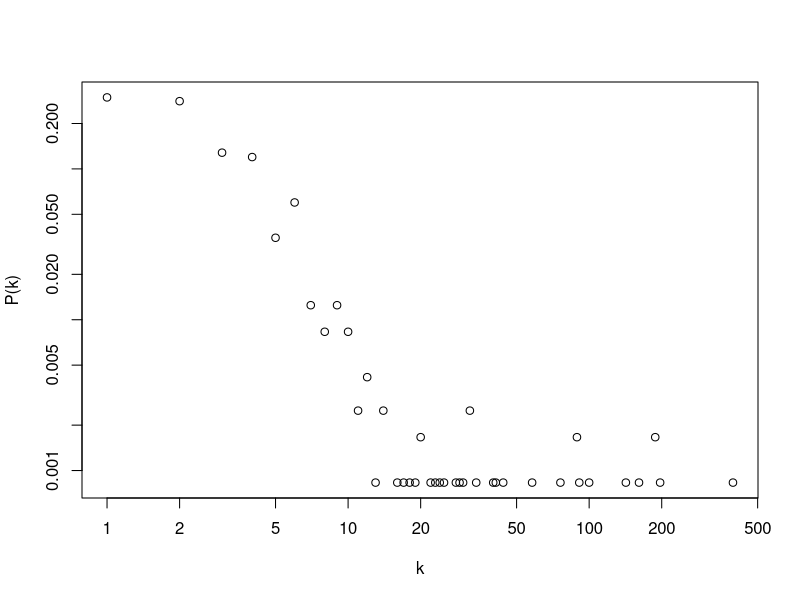
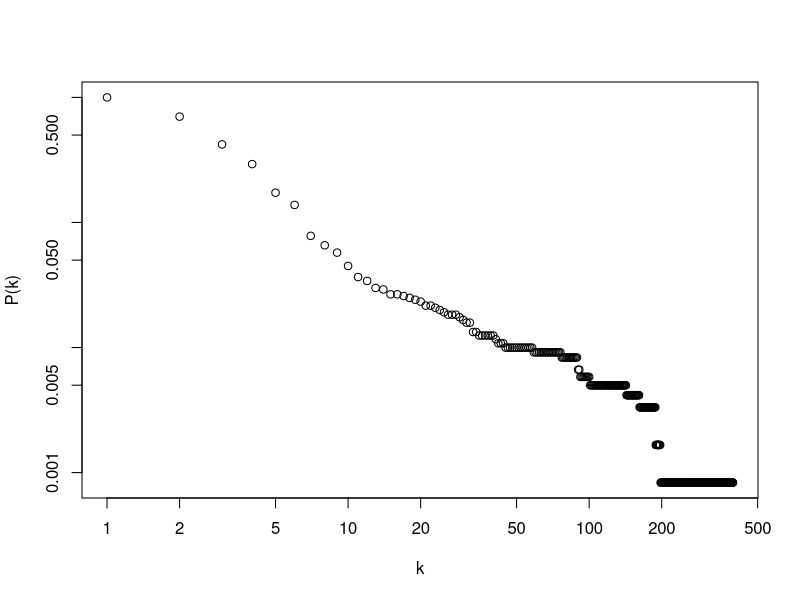

Recreate these plots in R, in order.
## ---- chunk 1
# igraphパッケージの読み込み
library(igraph)
library(gtools) #追加のパッケージ（局所効率性の計算で使う）
## ---- chunk 2
# エッジリストの読み込み
d <- read.table("../data/ecoli_regDB5.txt")
# グラフオブジェクトの作成（有向ネットワークで読み込む）
g_dir <- simplify(graph.data.frame(d,directed=T),remove.multiple=T,remove.loops=T)
# 仮想的な重みを追加する（ここでは対数正規分布由来の乱数を与えている）
E(g_dir)$weight <- rlnorm(ecount(g_dir))

# 最大連結成分の取得
cls <- clusters(g_dir,"weak")
g_dir <- induced_subgraph(g_dir, V(g_dir)$name[cls$membership==which(cls$csize==max(cls$csize))[[1]]])

# 無向ネットワークのオブジェクトの作成
g <- as.undirected(g_dir)
## ---- chunk 3
vcount(g)
## ---- chunk 4
ecount(g)
## ---- chunk 5
deg <- degree(g)
deg
## ---- chunk 6
sum(deg)
2 * ecount(g)
## ---- chunk 7
deg_in <- degree(g_dir, mode="in")
## ---- chunk 8
deg_out <- degree(g_dir, mode="out")
## ---- chunk 9
sum(deg_in)
sum(deg_out)
ecount(g_dir)
## ---- chunk 10
mean(degree(g))
## ---- chunk 11
2*ecount(g)/vcount(g)
## ---- chunk 12
mean(degree(g_dir, mode="in"))
## ---- chunk 13
mean(degree(g_dir, mode="out"))
ecount(g_dir) / vcount(g)
## ---- chunk 14
strength(g)
## ---- chunk 15
strength(g_dir, mode="in")
strength(g_dir, mode="out")
## ---- chunk 16
k <- 0:max(deg)
plot(k, degree.distribution(g), xlab="k", ylab="P(k)", log="xy")
## ---- chunk 17
plot(k, degree.distribution(g, cumulative=T), xlab="k", ylab="P(k)", log="xy")
## ---- chunk 18
sum(k * degree.distribution(g))
## ---- chunk 19
assortativity.degree(g)
## ---- chunk 20
el <- get.edgelist(g_dir)
# 出次数-出次数
cor.test(deg_out[el[,1]], deg_out[el[,2]])
# 出次数-入次数
cor.test(deg_out[el[,1]], deg_in[el[,2]])
# 入次数-出次数
cor.test(deg_in[el[,1]], deg_out[el[,2]])
# 入次数-入次数
cor.test(deg_in[el[,1]], deg_in[el[,2]])
## ---- chunk 21
cc <- transitivity(g, type="local", isolates="zero")
## ---- chunk 22
transitivity(g, type="localaverage", isolates="zero")
# もしくは
mean(cc)
## ---- chunk 23
# 各ノードに対する重み付きクラスタ係数
wcc <- transitivity(g, type="weighted", isolates="zero")
# 平均重み付きクラスタ係数
mean(wcc)
## ---- chunk 24
distances(g)
## ---- chunk 25
mean_distance(g)
## ---- chunk 26
# 距離行列を計算して
d_mtx <- distances(g, weights=E(g)$weight)
# 対角成分を除いた上三角行列の要素の平均を計算する
mean(d_mtx[upper.tri(d_mtx)])
## ---- chunk 27
dinv_mtx <- distances(g, weights=NA)**-1
# d_mtx <- distances(g, weights=E(g)$weight)**-1 # 重み付きネットワークなら
diag(dinv_mtx) <- 0
# 各ノードに対する大域効率性
nodal_global_efficiency <- apply(dinv_mtx,1,sum) / (vcount(g) - 1)
# 全体的（平均的な）大域効率性
ave_global_efficiency <- mean(nodal_global_efficiency)
# 出力
ave_global_efficiency
## ---- chunk 28
# 各ノードに対する局所効率性
nodal_local_efficiency <- c()
for(i in 1:vcount(g)){
  nei_idx <- as.vector(neighbors(g,i)) # 隣接ノードのインデックスを取得
  num_nei <- length(nei_idx)
  if(num_nei > 1) {
    nodal_local_efficiency <- c(nodal_local_efficiency, sum(dinv_mtx[permutations(num_nei,2,nei_idx)]) / num_nei / (num_nei - 1))
    } else {
      nodal_local_efficiency <- c(nodal_local_efficiency,0)
    }
  }
# 全体的（平均的な）局所効率性
ave_local_efficiency <- mean(nodal_local_efficiency)
ave_local_efficiency
